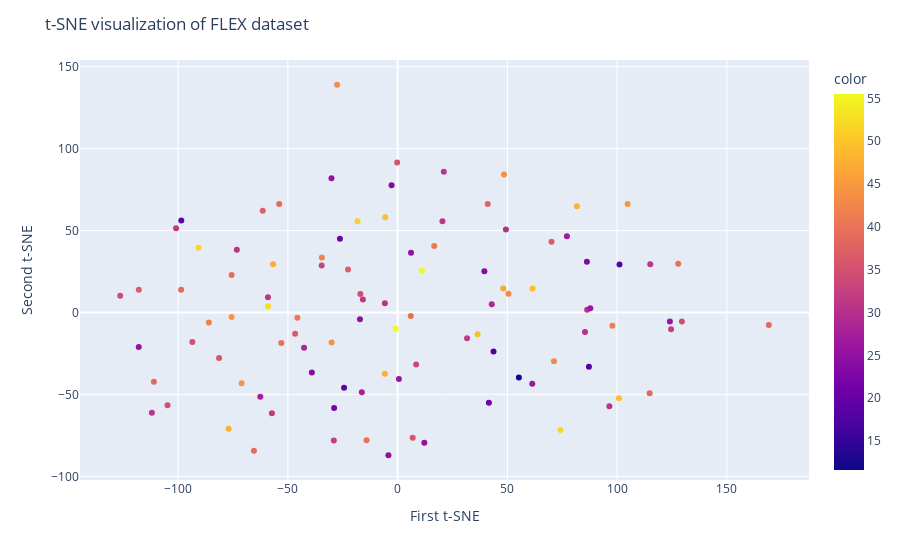

Notebook source saved alongside this figure:
### Code cell
fig = px.scatter(x=X_train_tsne[:, 0], y=X_train_tsne[:, 1], color=y)
fig.update_layout(
    title="t-SNE visualization of FLEX dataset",
    xaxis_title="First t-SNE",
    yaxis_title="Second t-SNE",
)
fig.show()
